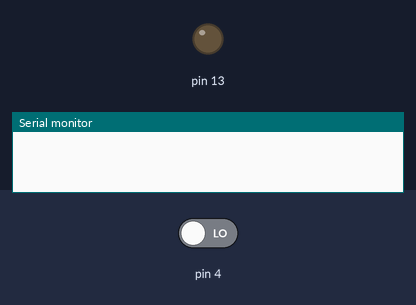
Bench run of a sketch on a simulated Arduino Uno, built with avr-gcc and run on an emulated ATmega328P. Parts: output pins drawn as LEDs (lit = HIGH), the last lines printed to the serial monitor. Dashed ring = blinking. The test bench sets the inputs (shaded band); at power-on: pin 4 LOW.

Above: at 1.2 s.
1.3 s: pin 4 driven HIGH
At 1.52 s:
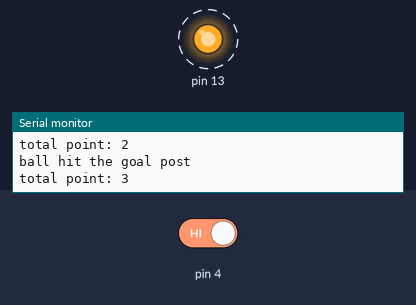
4.3 s: pin 4 driven LOW
At 4.3 s:
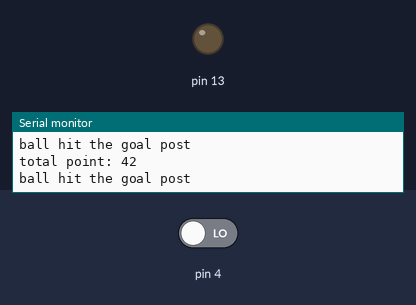
Timing chart, 0 to 7.3 s (numbered marks = the images above; inputs shaded):
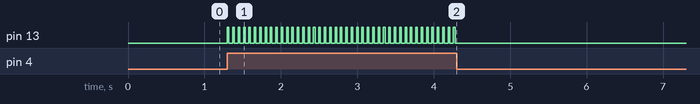

The sketch:

beee_lab_evaluation_19bcs3532.ino
```cpp
int buttonState = 0;
int lastButtonState = 0;
int buttonPushCounter = 0;
void setup()
{
  pinMode(4, INPUT);
  Serial.begin(9600);

  pinMode(13, OUTPUT);
}

void loop()
{
  // read the pushbutton input pin
  buttonState = digitalRead(4);
  // compare the buttonState to its previous state
  if (buttonState != lastButtonState) {
    // if the state has changed, increment the counter
    if (buttonState == HIGH) {
      // if the current state is HIGH, then the button
      // went from off to on
      digitalWrite(13,HIGH);
      delay(20);
      digitalWrite(13,LOW);
      buttonPushCounter += 1;
      Serial.println("ball hit the goal post");
      Serial.print("total point: ");
      Serial.println(buttonPushCounter);
    }
    // delay a little bit to avoid debouncing
    delay(50); // Wait for 50 millisecond(s)
  }
}
```

Measured:
- after the input at 1.3 s, pin 13: alternates HIGH for 0.02 s and LOW for 0.05 s, starting at once
- after the input at 4.3 s, pin 13: stops changing and stays LOW
